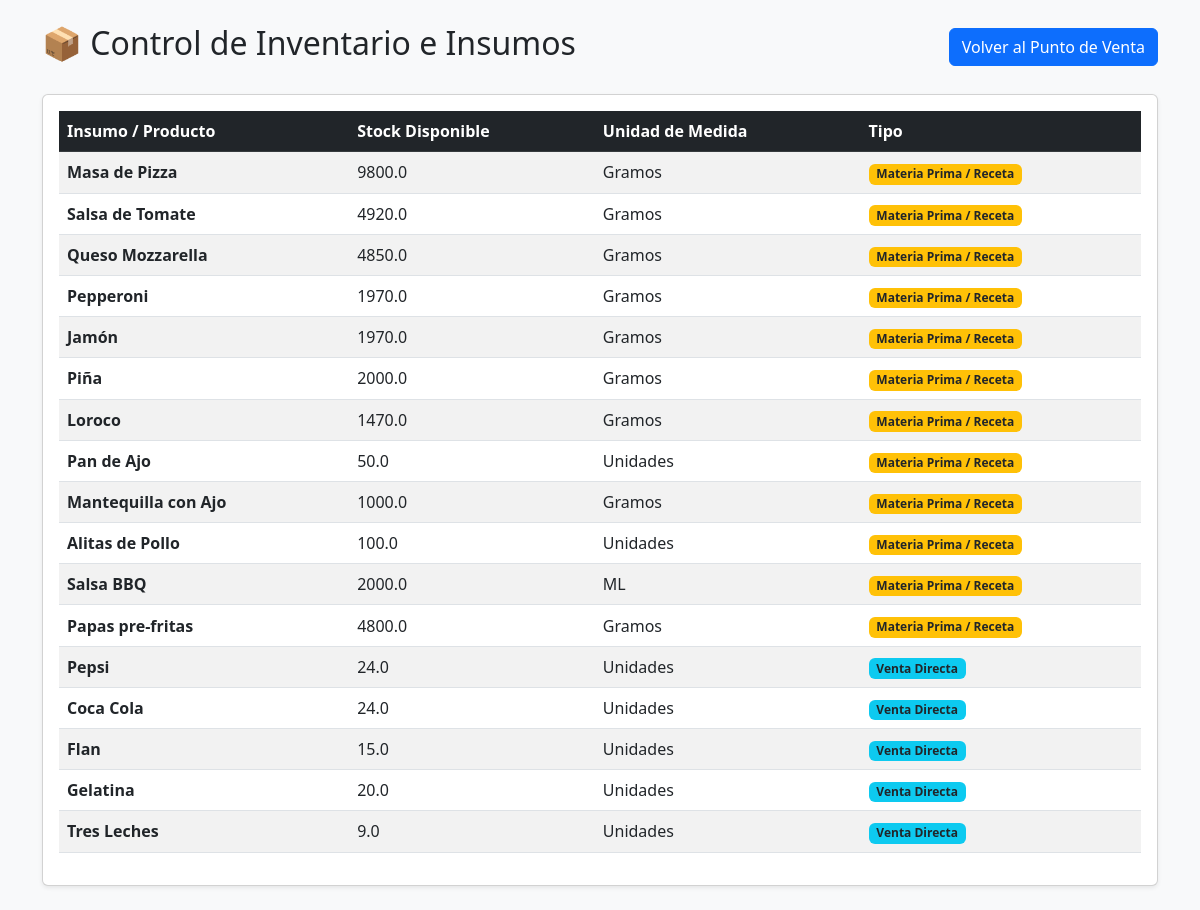
Page /inventario on the committed database.
### app.py (models this page shows)
class Producto(db.Model):
    __tablename__ = 'producto'
    id = db.Column(db.Integer, primary_key=True)
    nombre = db.Column(db.String(100), nullable=False)
    unidad = db.Column(db.String(20), default='Unidad')
    stock = db.Column(db.Float, default=0.0)
    precio_venta = db.Column(db.Float, nullable=True)
    es_directo = db.Column(db.Boolean, default=False)

### app.py (the view)
@app.route('/inventario')
def ver_inventario():
    productos = Producto.query.all()
    return render_template('inventario.html', productos=productos)

### templates/inventario.html (shortened to what this page needs)
<!DOCTYPE html>
<html lang="es">
<head>
    <link href="https://cdn.jsdelivr.net/npm/bootstrap@5.3.0/dist/css/bootstrap.min.css" rel="stylesheet">
</head>
<body class="bg-light">
    <div class="container py-4">
        <div class="d-flex justify-content-between align-items-center mb-4">
            <h2>📦 Control de Inventario e Insumos</h2>
            <a href="/" class="btn btn-primary">Volver al Punto de Venta</a>
        </div>
        <div class="card shadow-sm">
            <div class="card-body">
                <table class="table table-striped table-hover align-middle">
                    <thead class="table-dark">
                        <tr>
                            <th>Insumo / Producto</th>
                            <th>Stock Disponible</th>
                            <th>Unidad de Medida</th>
                            <th>Tipo</th>
                        </tr>
                    </thead>
                    <tbody>
                        {% for prod in productos %}
                        <tr>
                            <td><strong>{{ prod.nombre }}</strong></td>
                            <td>{{ prod.stock }}</td>
                            <td>{{ prod.unidad }}</td>
                            <td>
                                {% if prod.es_directo %}
                                <span class="badge bg-info text-dark">Venta Directa</span>
                                {% else %}
                                <span class="badge bg-warning text-dark">Materia Prima / Receta</span>
                                {% endif %}
                            </td>
                        </tr>
                        {% endfor %}
                    </tbody>
                </table>
            </div>
        </div>
    </div>
</body>
</html>

### rows in the picture
Producto: nombre "Masa de Pizza", stock "9800.0", unidad "Gramos", es_directo "Materia Prima / Receta"
Producto: nombre "Salsa de Tomate", stock "4920.0", unidad "Gramos", es_directo "Materia Prima / Receta"
Producto: nombre "Queso Mozzarella", stock "4850.0", unidad "Gramos", es_directo "Materia Prima / Receta"
Producto: nombre "Pepperoni", stock "1970.0", unidad "Gramos", es_directo "Materia Prima / Receta"
Producto: nombre "Jamón", stock "1970.0", unidad "Gramos", es_directo "Materia Prima / Receta"
Producto: nombre "Piña", stock "2000.0", unidad "Gramos", es_directo "Materia Prima / Receta"
Producto: nombre "Loroco", stock "1470.0", unidad "Gramos", es_directo "Materia Prima / Receta"
Producto: nombre "Pan de Ajo", stock "50.0", unidad "Unidades", es_directo "Materia Prima / Receta"
Producto: nombre "Mantequilla con Ajo", stock "1000.0", unidad "Gramos", es_directo "Materia Prima / Receta"
Producto: nombre "Alitas de Pollo", stock "100.0", unidad "Unidades", es_directo "Materia Prima / Receta"
Producto: nombre "Salsa BBQ", stock "2000.0", unidad "ML", es_directo "Materia Prima / Receta"
Producto: nombre "Papas pre-fritas", stock "4800.0", unidad "Gramos", es_directo "Materia Prima / Receta"
Producto: nombre "Pepsi", stock "24.0", unidad "Unidades", es_directo "Venta Directa"
Producto: nombre "Coca Cola", stock "24.0", unidad "Unidades", es_directo "Venta Directa"
Producto: nombre "Flan", stock "15.0", unidad "Unidades", es_directo "Venta Directa"
Producto: nombre "Gelatina", stock "20.0", unidad "Unidades", es_directo "Venta Directa"
Producto: nombre "Tres Leches", stock "9.0", unidad "Unidades", es_directo "Venta Directa"
